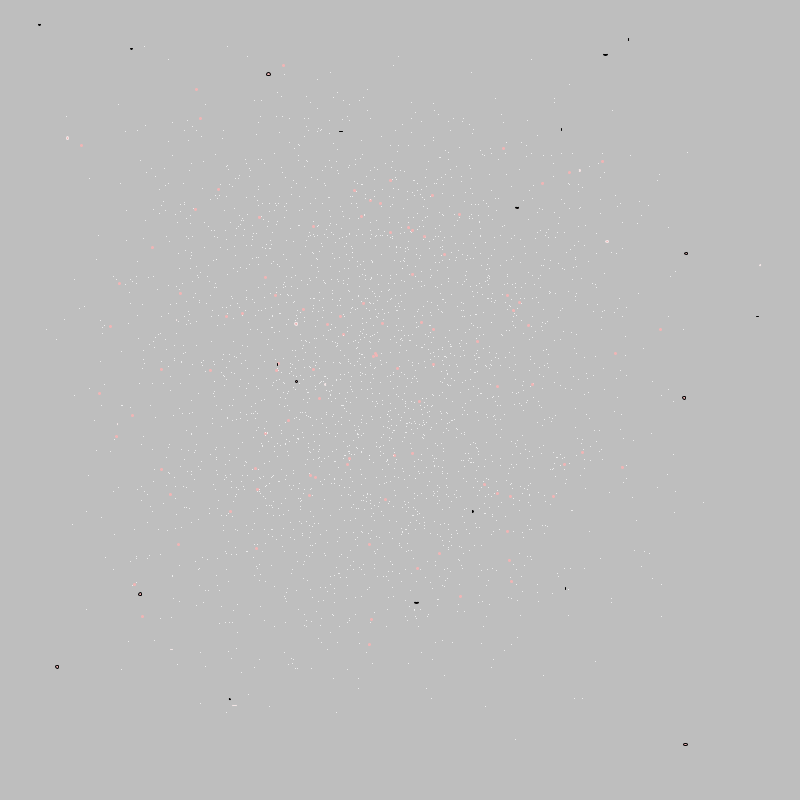
Frame 1 (no input)
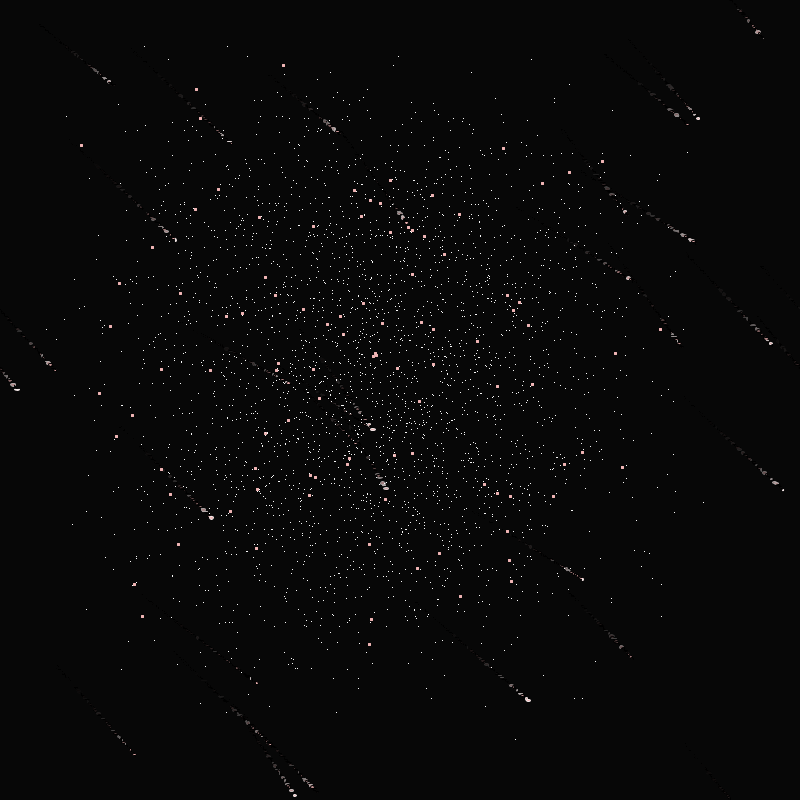
Frame 60 (the mouse pressed at the canvas centre just before this capture)
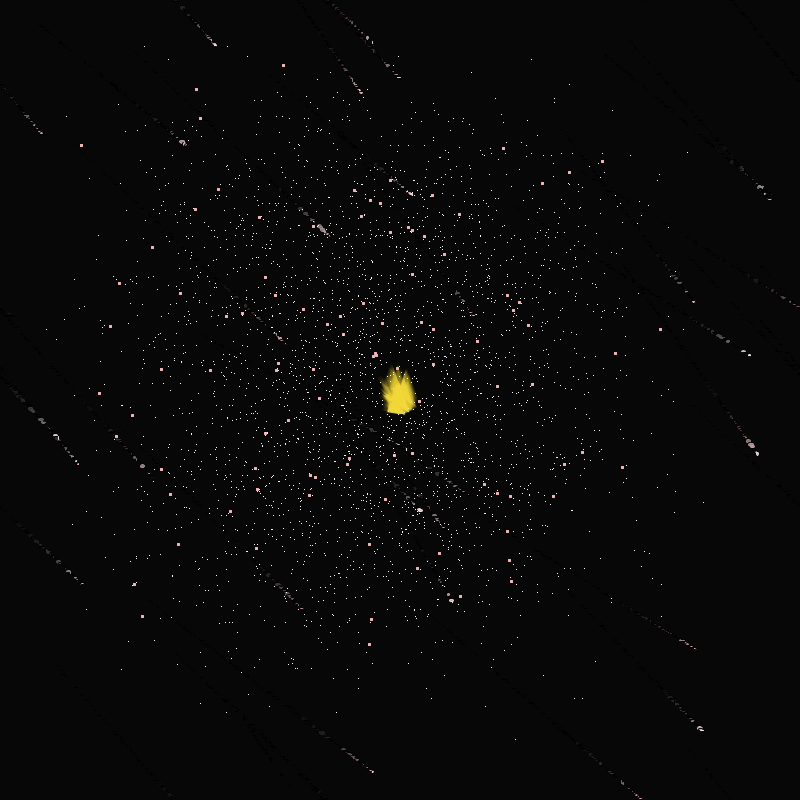
Frame 120 (the mouse held since frame 60 and released just before this capture)

The Processing sketch that drew these frames (run headless with seeded random() and noise(); from frame 60 on, the mouse is pressed at the canvas centre):

// Processing sketch: ParticleSystem1
// ── ParticleSystem1.pde
Stars s;
ArrayList<ParticleSystem2> systems;
void setup() {
  size(800, 800);
  smooth();
   s = new Stars(3000, 30);
  systems = new ArrayList<ParticleSystem2>();
 
}
void draw() {
  fill(0, 18);
  noStroke();
  rect(0, 0, width, height);
  
  s.display();
  s.update();
  s.checkEdge();

  for (ParticleSystem2 ps : systems) {
    ps.addParticle();
    ps.run();
  }
  
}
void mousePressed() {
  systems.add(new ParticleSystem2(new PVector(mouseX,mouseY)));
}

// ── Particle.pde
class Particle {
  PVector location, velocity, acceleration;
  float lifespan;
  float mass = 0.5;

  Particle(PVector l) {
    location = l.get();
    velocity = new PVector(random(-1, 1), random(-2, 0));
    acceleration = new PVector(0, 0.01);
    lifespan = 255;
  }
  void run() {
    display();
    update();
  }
  void update() {
    location.add(velocity);
    velocity.add(acceleration);
    lifespan-=20;
  }
  void display() {
    noStroke();
    fill(#F2D738, lifespan);
    drawStar(location.x, location.y, 15);
  }
  
  boolean isDead() {
    if (lifespan<0.0) {
      return true;
    } else {
      return false;
    }
  }


  void drawStar(float x, float y, int r) {
    beginShape();
    vertex(x, y-r);
    vertex(x+r*sin(PI/5), y+r*cos(PI/5));
    vertex(x-r*cos(PI/10), y-r*sin(PI/10));
    vertex(x+r*sin(PI/10), y+r*cos(PI/10));
    vertex(x-r*sin(PI/5), y+r*cos(PI/5));
    endShape(CLOSE);
  }
}

// ── ParticleSystem2.pde
import java.util.Iterator;

////_______________________________________
class ParticleSystem2 {
  ArrayList<Particle> particles;
  PVector origin;

  ParticleSystem2(PVector location) {
    origin = location.get();
    particles = new ArrayList<Particle>();
  }
  void addParticle() {
    particles.add(new Particle(origin));
  }
  void run() {
    Iterator<Particle> it = particles.iterator();
    while (it.hasNext()) {
      Particle p = it.next();
      p.run();
      if (p.isDead()) {
        it.remove();
      }
    }
  }
}

// ── Star.pde
class Stars {
  int star_num;//星星的数量
  int meteor_num;//流星的数量
  PVector[] stars_p, meteor_p, velocity;//星星和流星的位置,流星的速度
  PVector acceleration;

  Stars(int num, int meteor_num) {
    this.star_num = num;
    this.meteor_num = meteor_num;
    stars_p = new PVector[num];
    meteor_p =new PVector[meteor_num];
    velocity = new PVector[meteor_num];

    //星星位置初始化
    float x1 = 0;
    float y1 = 0;
    for (int i=0; i<star_num; i++) {
      float x= map(noise(x1), 0, 1, 0, width);
      float y =map(noise(y1), 0, 1, 0, height);
      stars_p[i] = new PVector(x, y);
      y1+=30;
      x1+=0.5;
    }

    //流星初始化
    for (int i=0; i<meteor_num; i++) {
      //初始化流星的位置
      meteor_p[i] = new PVector(random(width), random(height));
      //初始化流星的速度
      velocity[i] = new PVector(random(1, 2), random(1, 2));
    }
  }

  void display() {
    //画星星
    for (int i=0; i<star_num; i++) {
      if (i%30==0) {
        //大一点点的星星
        stroke(#F0B5B5);
        fill(#F0B5B5);
        ellipse(stars_p[i].x, stars_p[i].y, 2, 2);
      } else {
        stroke(255);
        point(stars_p[i].x, stars_p[i].y);
      }
    }

    //画流星
    for (int i =0; i<meteor_num; i++) {
      float m =random(0, 1);
      float c = random(5);
      if(c>4){
        stroke(#F2E6E6);
      }else{
        stroke(0);
      }
      if (m>meteor_num/2) {
        
        point(meteor_p[i].x, meteor_p[i].y);
      } else {
        
        ellipse(meteor_p[i].x, meteor_p[i].y,random(5),random(3));
      }
    }
  }

  
  //流星位置更新
  void update() {
    for (int i=0; i<meteor_num; i++) {
      meteor_p[i].add(velocity[i]);
    }
  }

  void checkEdge() {
    for (int i=0; i<meteor_num; i++) {
      if (meteor_p[i].x>width) {
        meteor_p[i].x=0;
      }

      if (meteor_p[i].y>height) {
        meteor_p[i].y=0;
      }
    }
  }
}
